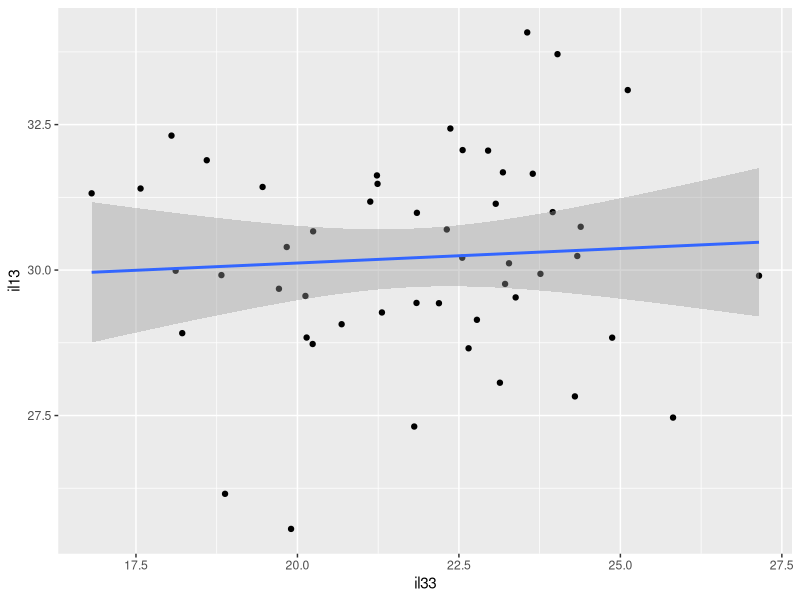
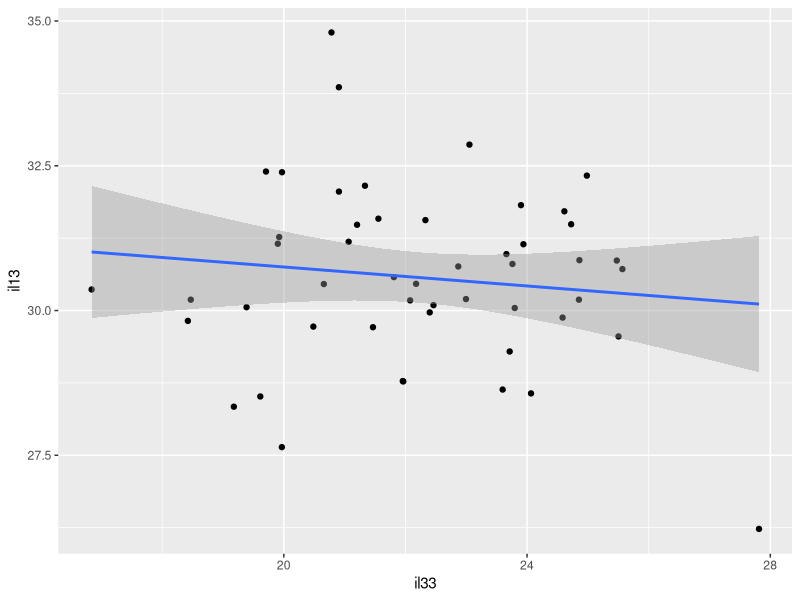
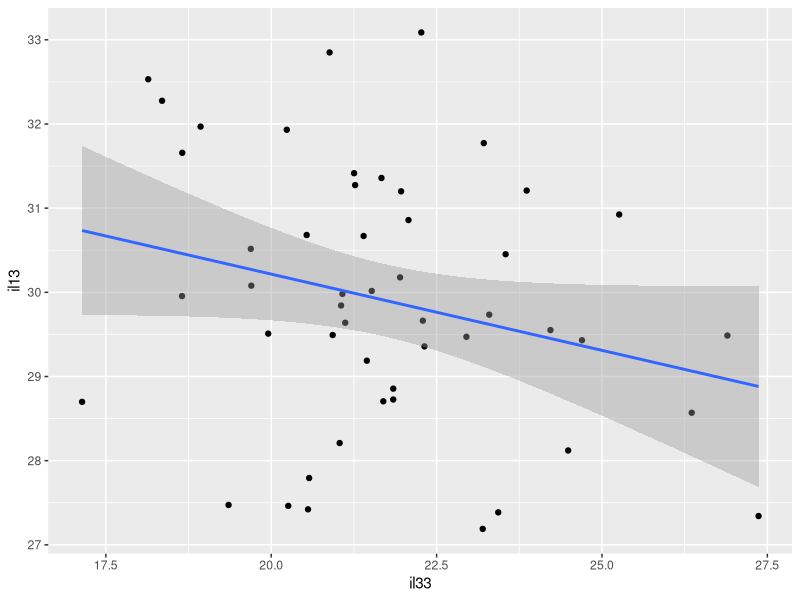
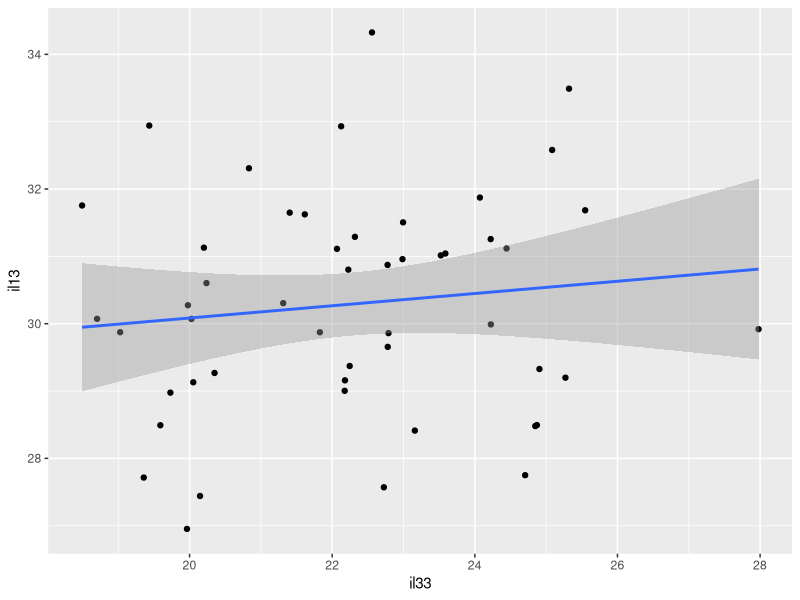
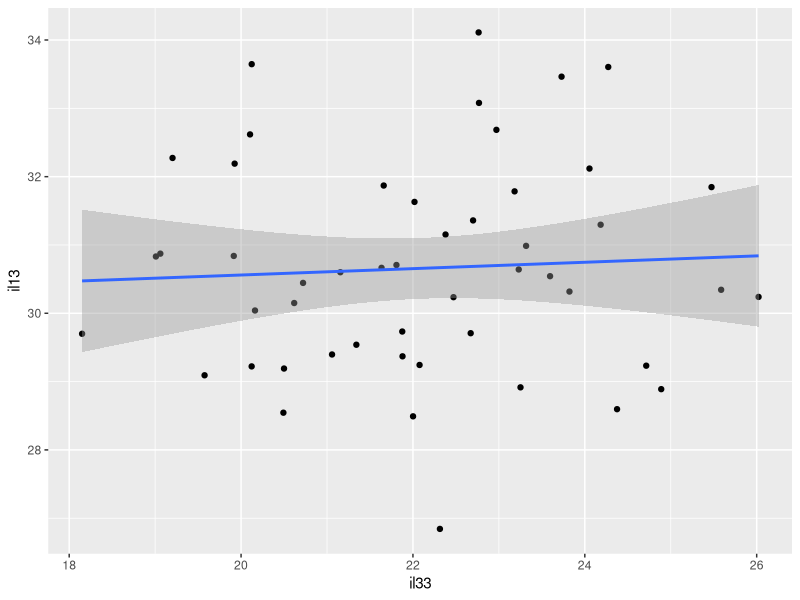
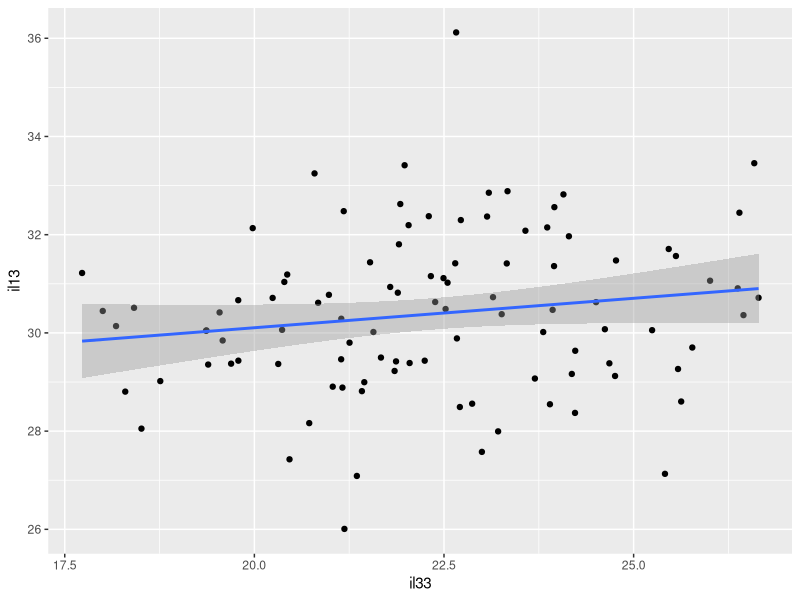
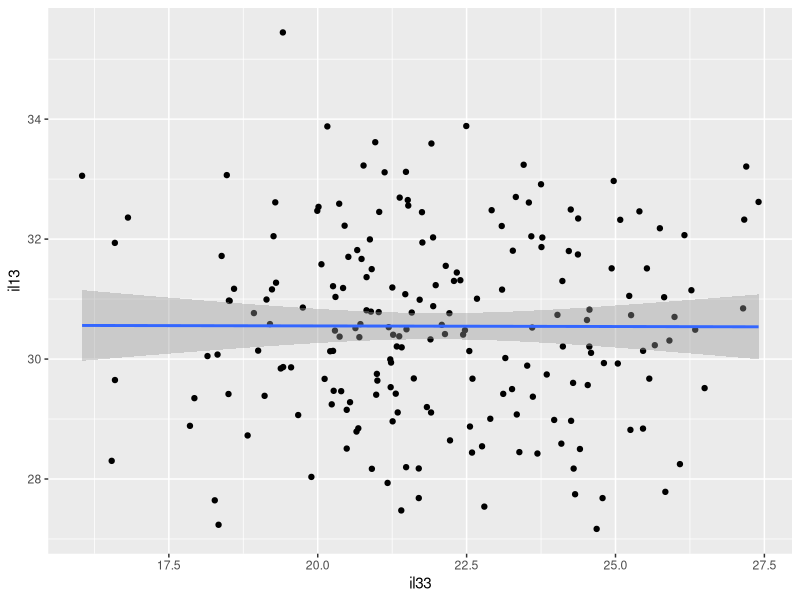
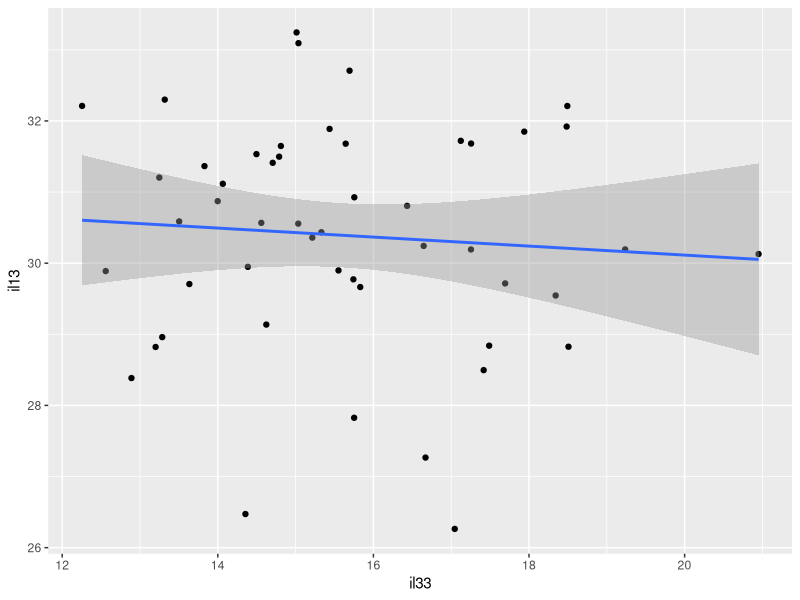

Source code (R) for these figures, in order:
## ---- chunk 1
knitr::opts_chunk$set(echo = TRUE)
## ---- chunk 2
library(ggplot2)
dataCreate <- function(mean2= 22.2, mean1=30.4, n1=50, n2=50, sd1=1.6, sd2=2.2){
  mydf <- data.frame(il13=rnorm(mean=mean1, n=n1, sd=sd1), il33= rnorm(mean=mean2, n=n2, sd=sd2))
  return(mydf)
}

myDF1 <- dataCreate()
head(myDF1)
# melt(myDF1) places it in a format that can be used to perform an anova
## ---- chunk 3
myReg <- function(data=myDF1){
  lreg<- lm(il13~il33, data=data)
  return(lreg)
 
}
lregr1 <- myReg()
## ---- chunk 4
myGraph <- function(data=lregr1){
  regPlot <- ggplot( data=data, mapping=aes(x=il33, y=il13))+
    geom_point()+
    stat_smooth(method=lm)
  
  return(regPlot)
}
plot1 <-myGraph()
plot1
## ---- chunk 5
print(summary(lregr1)$coefficients)
## ---- chunk 6
myDF1 <- dataCreate()
lregr1 <- myReg()
plot1 <-myGraph()
plot1
print(summary(lregr1)$coefficients)
## ---- chunk 7
myDF1 <- dataCreate()
lregr1 <- myReg()
plot1 <-myGraph()
plot1
print(summary(lregr1)$coefficients)
## ---- chunk 8
myDF1 <- dataCreate()
lregr1 <- myReg()
plot1 <-myGraph()
plot1
print(summary(lregr1)$coefficients)
## ---- chunk 9
myDF1 <- dataCreate()
lregr1 <- myReg()
plot1 <-myGraph()
plot1
orimod<-print(summary(lregr1)$coefficients)
## ---- chunk 10
myDF2 <- dataCreate(n1=100, n2=100)
lregr2 <- myReg(data=myDF2)
plot2 <-myGraph(data=lregr2)
plot2
print(summary(lregr2)$coefficients)  
## ---- chunk 11
myDF2 <- dataCreate(n1=200, n2=200)
lregr2 <- myReg(data=myDF2)
plot2 <-myGraph(data=lregr2)
plot2
sampleinc<- print(summary(lregr2)$coefficients)  
## ---- chunk 12
myDF2 <- dataCreate(mean2=15.5)
lregr2 <- myReg(data=myDF2)
plot2 <-myGraph(data=lregr2)
plot2
il33dec <-print(summary(lregr2)$coefficients)  
## ---- chunk 13
myDF2 <- dataCreate(mean2=30.3)
lregr2 <- myReg(data=myDF2)
plot2 <-myGraph(data=lregr2)
plot2
il33inc<- print(summary(lregr2)$coefficients)  
## ---- chunk 14
myDF2 <- dataCreate(sd2=1.5)
lregr2 <- myReg(data=myDF2)
plot2 <-myGraph(data=lregr2)
plot2
sd2dec<-print(summary(lregr2)$coefficients)  
## ---- chunk 15
myDF2 <- dataCreate(sd2=3)
lregr2 <- myReg(data=myDF2)
plot2 <-myGraph(data=lregr2)
plot2
sd2inc<- print(summary(lregr2)$coefficients)  
## ---- chunk 16
orimod[2,4]
sampleinc[2,4]
il33inc[2,4]
il33dec[2,4]
sd2inc[2,4]
sd2dec[2,4]
## ---- chunk 17
myDF2 <- dataCreate(mean1=35)
lregr2 <- myReg(data=myDF2)
plot2 <-myGraph(data=lregr2)
plot2
sd2inc<- print(summary(lregr2)$coefficients)  
## ---- chunk 18
myDF2 <- dataCreate(mean1=28)
lregr2 <- myReg(data=myDF2)
plot2 <-myGraph(data=lregr2)
plot2
sd2inc<- print(summary(lregr2)$coefficients)  
## ---- chunk 19
myDF2 <- dataCreate(sd1=3)
lregr2 <- myReg(data=myDF2)
plot2 <-myGraph(data=lregr2)
plot2
sd2inc<- print(summary(lregr2)$coefficients)  
## ---- chunk 20
myDF2 <- dataCreate(sd1=1)
lregr2 <- myReg(data=myDF2)
plot2 <-myGraph(data=lregr2)
plot2
sd2inc<- print(summary(lregr2)$coefficients)  
## ---- chunk 21
myDF3 <- dataCreate(sd1=.1, sd2=.1)
lregr3 <- myReg(data=myDF3)
plot3 <-myGraph(data=lregr3)
plot3
rel3<- print(summary(lregr3)$coefficients)  
## ---- chunk 22
# new simulated data model
n <- 50
il33 <- 22.2 + runif(n, min=-2.2,max=2.2)
il13 <- 1.369*il33 + runif(n,min=-1.6, max=1.6) 
ID <- seq_len(n)
regData <- data.frame(ID,il33,il13)
#linear model
regModel <- lm(il13~il33, data=regData)
summary(regModel)$coefficients
z <- summary(regModel)
z$coefficients
mySlope <- z$coefficients[2,1]
pvalue<-summary(regModel)$coefficients[2,4]
# this will most definitely give us a significant p value. Now to put it into a model
# now to put this into a function

dataCreate <- function(mean1=22.2, n1=50, n2=50){
  mydf <- data.frame(il33= mean1+ runif(n, min=-2.2,max=2.2), il13= 1.369*mean1+ runif(n,min=-1.6, max=1.6))
  return(mydf)
}
myDF1 <- dataCreate()

myReg <- function(data=myDF1){
  lreg<- lm(il13~il33, data=data)
  return(lreg)
}
lregr1 <- myReg()
summary(lregr1)

myGraph <- function(data=lregr1){
  regPlot <- ggplot( data=data, mapping=aes(x=il33, y=il13))+
    geom_point()+
    stat_smooth(method=lm)
  
  return(regPlot)
}
plot1 <-myGraph()
plot1
pvalue <-print(summary(lregr1)$coefficients[2,4])
summary(regModel)$coefficients
z <- summary(regModel)
z$coefficients
mySlope <- print(z$coefficients[2,1])

## ---- chunk 23
dataCreate <- function(mean1=5.84, mean2=3.05, n1=150, n2=150, sd1=.8253, sd2=.4344){
  mydf <- data.frame(sepalLen=rnorm(mean=mean1, n=n1, sd=sd1), sepalWid= rnorm(mean=mean2, n=n2, sd=sd2))
  return(mydf)
}
myDF1 <- dataCreate()

head(myDF1)
# melt(myDF) places it in a format that can be used to perform an anova

myReg <- function(data=myDF1){
  lreg<- lm(sepalLen~sepalWid, data=data)
  return(lreg)
 
}
lregr1 <- myReg()
summary(lregr1)

myGraph <- function(data=lregr1){
  regPlot <- ggplot( data=data, mapping=aes(x=sepalWid, y=sepalLen))+
    geom_point()+
    stat_smooth(method=lm)
  
  return(regPlot)
}
plot1 <-myGraph()
plot1
results1 <-print(summary(lregr1)$coefficients)
pvalue <-print(summary(lregr1)$coefficients[2,4])

#increasing N
myDF2 <- dataCreate(n1=500, n2=500)
lregr2 <- myReg(data=myDF2)
plot2 <-myGraph(data=lregr2)
plot2
results2 <- print(summary(lregr2)$coefficients) 



results1[2,4]
results2[2,4]

# decreasing sd
myDF3 <- dataCreate(sd1=.1, sd2=.1)
lregr3 <- myReg(data=myDF3)
plot3 <-myGraph(data=lregr3)
plot3
rel3<- print(summary(lregr3)$coefficients)
rel3[2,4]

#increasing sd
myDF4 <- dataCreate(sd1=3)
lregr4 <- myReg(data=myDF4)
#plot2 <-myGraph(data=lregr2)
#plot2
sd1inc<- print(summary(lregr4)$coefficients)
sd1inc[2,4]


#increasing mean and decreasing sd
myDF5 <- dataCreate(sd1=.05, sd2=.05, n1=500, n2=500)
lregr5 <- myReg(data=myDF5)
plot5 <-myGraph(data=lregr5)
plot5
rel5<- print(summary(lregr5)$coefficients)
rel5[2,4]
## ---- chunk 24

z <- lm(Sepal.Length~Sepal.Width, data=iris)  
z
summary(z)
